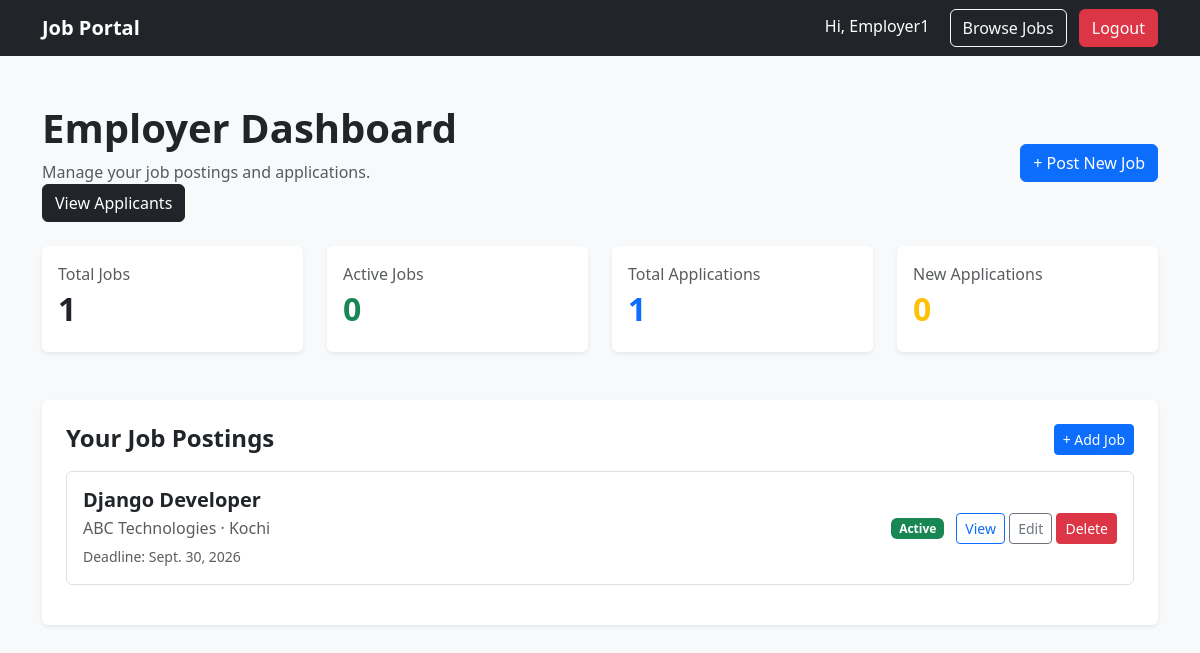
Page /employer/dashboard/ (signed in) on the committed database.
### accounts/models.py (models this page shows, shortened)
class User(AbstractUser):
    is_employer = models.BooleanField(
        default=False
    )
    is_seeker = models.BooleanField(
        default=False
    )

### jobs/models.py (models this page shows, shortened)
class Job(models.Model):
    JOB_TYPE_CHOICES = [
        ('Full Time', 'Full Time'),
        ('Part Time', 'Part Time'),
        ('Contract', 'Contract'),
        ('Internship', 'Internship'),
    ]
    STATUS_CHOICES = [
        ('Active', 'Active'),
        ('Closed', 'Closed'),
    ]
    employer = models.ForeignKey(
        settings.AUTH_USER_MODEL,
        on_delete=models.CASCADE,
        related_name='jobs'
    )
    title = models.CharField(
        max_length=150
    )
    company_name = models.CharField(
        max_length=150
    )
    description = models.TextField()
    location = models.CharField(
        max_length=100
    )
    job_type = models.CharField(
        max_length=30,
        choices=JOB_TYPE_CHOICES
    )
    salary = models.DecimalField(
        max_digits=10,
        decimal_places=2
    )
    skills = models.TextField()
    experience = models.PositiveIntegerField(
        default=0,
        help_text='Required experience in years'
    )
    deadline = models.DateField()
    status = models.CharField(
        max_length=20,
        choices=STATUS_CHOICES,
        default='Active'
    )
    created_at = models.DateTimeField(
        auto_now_add=True
    )

### jobs/views.py (the view)
@login_required
def employer_dashboard(request):
    if not request.user.is_employer:
        raise PermissionDenied
    today = timezone.localdate()
    jobs = Job.objects.filter(
        employer=request.user
    )
    total_jobs = jobs.count()
    active_jobs = jobs.filter(
        status='Active',
        deadline__gte=today
    ).count()
    total_applications = (
        jobs.aggregate(
            total=Count('applications')
        )['total'] or 0
    )
    new_applications = (
        jobs.filter(
            applications__status='Applied'
        )
        .aggregate(
            total=Count('applications')
        )['total'] or 0
    )
    recent_jobs = jobs.order_by(
        '-created_at'
    )[:5]
    context = {
        'total_jobs': total_jobs,
        'active_jobs': active_jobs,
        'total_applications': total_applications,
        'new_applications': new_applications,
        'recent_jobs': recent_jobs,
    }
    return render(
        request,
        'jobs/employer_dashboard.html',
        context
    )

### templates/jobs/employer_dashboard.html (shortened to what this page needs)
<!DOCTYPE html>
<html lang="en">
<head>
    <link href="https://cdn.jsdelivr.net/npm/bootstrap@5.3.3/dist/css/bootstrap.min.css" rel="stylesheet">
</head>
<body class="bg-light">
    <nav class="navbar navbar-dark bg-dark">
        <div class="container">
            <a href="{% url 'home' %}" class="navbar-brand fw-bold">
                Job Portal
            </a>
            <div>
                <span class="text-white me-3">
                    Hi, {{ user.username }}
                </span>
                <a href="{% url 'job_list' %}" class="btn btn-outline-light me-2">
                    Browse Jobs
                </a>
                <form method="post" action="{% url 'logout' %}" class="d-inline">
                    <button type="submit" class="btn btn-danger">
                        Logout
                    </button>
                </form>
            </div>
        </div>
    </nav>
    <div class="container py-5">
        <div class="d-flex justify-content-between align-items-center mb-4">
            <div>
                <h1 class="fw-bold">
                    Employer Dashboard
                </h1>
                <p class="text-muted mb-0">
                    Manage your job postings and applications.
                </p>
                <a href="{% url 'employer_applications' %}" class="btn btn-dark">
                    View Applicants
                </a>
            </div>
            <a href="{% url 'job_create' %}" class="btn btn-primary">
                + Post New Job
            </a>
        </div>
        <div class="row g-4 mb-5">
            <div class="col-md-3">
                <div class="card border-0 shadow-sm h-100">
                    <div class="card-body">
                        <p class="text-muted mb-1">
                            Total Jobs
                        </p>
                        <h2 class="fw-bold">
                            {{ total_jobs }}
                        </h2>
                    </div>
                </div>
            </div>
            <div class="col-md-3">
                <div class="card border-0 shadow-sm h-100">
                    <div class="card-body">
                        <p class="text-muted mb-1">
                            Active Jobs
                        </p>
                        <h2 class="fw-bold text-success">
                            {{ active_jobs }}
                        </h2>
                    </div>
                </div>
            </div>
            <div class="col-md-3">
                <div class="card border-0 shadow-sm h-100">
                    <div class="card-body">
                        <p class="text-muted mb-1">
                            Total Applications
                        </p>
                        <h2 class="fw-bold text-primary">
                            {{ total_applications }}
                        </h2>
                    </div>
                </div>
            </div>
            <div class="col-md-3">
                <div class="card border-0 shadow-sm h-100">
                    <div class="card-body">
                        <p class="text-muted mb-1">
                            New Applications
                        </p>
                        <h2 class="fw-bold text-warning">
                            {{ new_applications }}
                        </h2>
                    </div>
                </div>
            </div>
        </div>
        <div class="card border-0 shadow-sm">
            <div class="card-body p-4">
                <div class="d-flex justify-content-between mb-3">
                    <h4 class="fw-bold mb-0">
                        Your Job Postings
                    </h4>
                    <a href="{% url 'job_create' %}" class="btn btn-sm btn-primary">
                        + Add Job
                    </a>
                </div>
                {% for job in recent_jobs %}
                <div class="border rounded p-3 mb-3">
                    <div class="row align-items-center">
                        <div class="col-md-8">
                            <h5 class="fw-bold mb-1">
                                {{ job.title }}
                            </h5>
                            <p class="text-muted mb-1">
                                {{ job.company_name }}
                                ·
                                {{ job.location }}
                            </p>
                            <small class="text-muted">
                                Deadline: {{ job.deadline }}
                            </small>
                        </div>
                        <div class="col-md-4 text-md-end mt-3 mt-md-0">
                            {% if job.status == 'Active' %}
                            <span class="badge bg-success me-2">
                                Active
                            </span>
                            {% else %}
                            <span class="badge bg-secondary me-2">
                                Closed
                            </span>
                            {% endif %}
                            <a href="{% url 'job_detail' job.pk %}" class="btn btn-sm btn-outline-primary">
                                View
                            </a>
                            <a href="{% url 'job_edit' job.pk %}" class="btn btn-sm btn-outline-secondary">
                                Edit
                            </a>
                            <a href="{% url 'job_delete' job.pk %}" class="btn btn-sm btn-danger">
                                Delete
                            </a>
                        </div>
                    </div>
                </div>
                {% endfor %}
            </div>
        </div>
    </div>
</body>
</html>

### rows in the picture
User: username "Employer1"
Job: title "Django Developer", company_name "ABC Technologies", location "Kochi", deadline "Sept. 30, 2026", status "Active"

### other values in the picture
{{ total_jobs }} "1"
{{ active_jobs }} "0"
{{ total_applications }} "1"
{{ new_applications }} "0"
